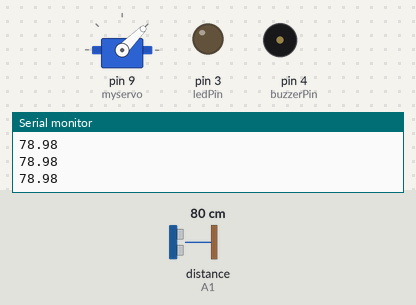
The sketch below on a simulated Arduino Uno, built with avr-gcc and run on an emulated ATmega328P. Shown: servo, output pins drawn as LEDs (lit = HIGH), buzzer (waves = sounding), the last lines printed to the serial monitor. Wiring (inferred from the names in the program): ultrasonic range finder: trigger A0; echo A1. The test bench sets the inputs (shaded band); at power-on: distance to the obstacle (sensor on A1) 80 cm. The echo pulse lasts 58.3 µs per cm; pins used as bus, display or sensor lines are not drawn.

Above: at 1.2 s.
1.3 s: distance to the obstacle (sensor on A1) set to 22 cm
2.8 s: distance to the obstacle (sensor on A1) set to 18 cm
At 3.4 s:
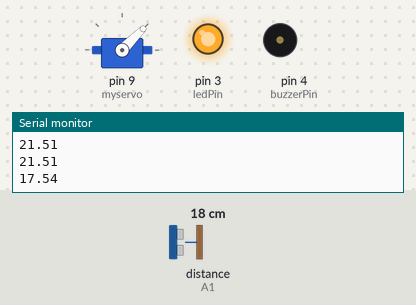
5.8 s: distance to the obstacle (sensor on A1) set to 7 cm
8.8 s: distance to the obstacle (sensor on A1) set to 4 cm
At 9.7 s:
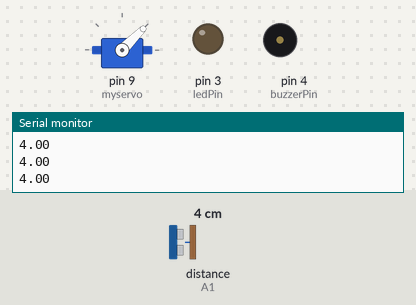
10.3 s: distance to the obstacle (sensor on A1) set to 9 cm
At 11.5 s:
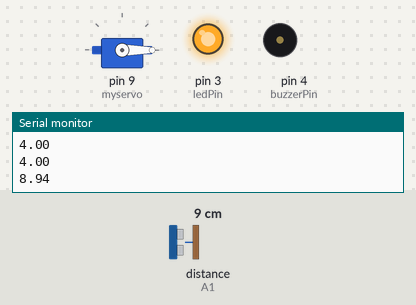
Timing chart, 0 to 14.3 s (numbered marks = the images above; inputs shaded):
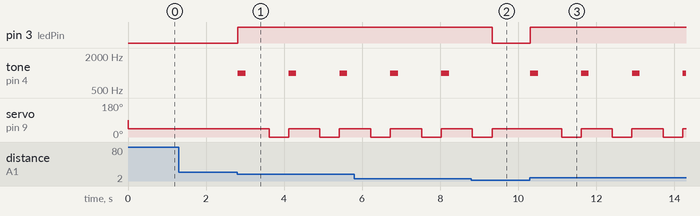

Measured:
- the behaviour switches between 21 and 20 cm on distance to the obstacle (sensor on A1) (found by bisection; images 0 and 1)
- the behaviour switches between 6 and 5 cm on distance to the obstacle (sensor on A1) (found by bisection; images 1 and 2)
- after the input at 2.8 s, pin 3 (ledPin): LOW → HIGH at once; tone on pin 4 (buzzerPin): alternates 1000 Hz for 0.20 s and silent for 1.1 s, starting at once; servo on pin 9 (myservo): alternates 45° for 0.80 s and 0° for 0.50 s, starting after 0.81 s
- after the input at 8.8 s, pin 3 (ledPin): HIGH → LOW after 0.53 s; tone on pin 4 (buzzerPin): stays silent (without the input it goes to 1000 Hz after 0.53 s)
- after the input at 10.3 s, pin 3 (ledPin): LOW → HIGH at once; tone on pin 4 (buzzerPin): alternates 1000 Hz for 0.20 s and silent for 1.1 s, starting at once; servo on pin 9 (myservo): alternates 45° for 0.80 s and 0° for 0.50 s, starting after 0.81 s

The sketch:

Kenzi_Sulaiman_-_Arduino_Code.ino
```cpp
#include <Servo.h>

Servo myservo;
const int pingPin = 7;
const int buttonPin = 2;   // Pin connected to the button switch
const int ledPin = 3;      // Pin connected to the LED
const int buzzerPin = 4;   // Pin connected to the buzzer
const int trigPin = A0;
const int echoPin = A1;

bool ballEntered = false;

bool repeat = true;

void setup() {
  pinMode(buttonPin, INPUT_PULLUP);  // Internal pull-up resistor
  pinMode(ledPin, OUTPUT);
  pinMode(buzzerPin, OUTPUT);
  myservo.attach(9);  // Servo connected to PWM pin 9
  pinMode(trigPin, OUTPUT);
  pinMode(echoPin, INPUT);
  Serial.begin(9600);
}

void loop() {
  float distance = measureDistance(trigPin, echoPin);
  Serial.println(distance);

  if (distance < 20 && distance >5 && repeat == true) {  // If the object is closer than 5cm
    ballEntered = true;
    digitalWrite(ledPin, HIGH);  // Turn on the LED
    playBuzzer();
    throwBall();  // Move the servo to simulate throwing the ball
    Serial.println("Ball thrown!");
    repeat = false;
  } else {
    ballEntered = false;
    digitalWrite(ledPin, LOW);  // Turn off the LED
    stopServo();  // Stop the servo
    repeat = true;
  }

}

void playBuzzer() {
  tone(buzzerPin, 1000, 200);  // Play a sound for 200 milliseconds
  delay(300);                  // Pause for 300 milliseconds
  noTone(buzzerPin);           // Turn off the buzzer
}

float measureDistance(int trigPin, int echoPin) {
  digitalWrite(trigPin, LOW);
  delayMicroseconds(2);
  digitalWrite(trigPin, HIGH);
  delayMicroseconds(10);
  digitalWrite(trigPin, LOW);
  long duration = pulseIn(echoPin, HIGH);
  float cm = duration*0.034/2;
  return cm;
}

void throwBall() {
  myservo.write(45);  // Adjust the servo position as needed
  delay(500);  // Adjust the delay based on the servo speed
  myservo.write(0);
  delay(500);
}

void stopServo() {
  myservo.write(45);  // Stop the servo at a neutral position
}

long microsecondsToInches(long microseconds) {
  return microseconds / 74 / 2;
}
```
